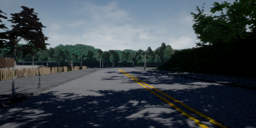
#> input picture OPENCV LANE DETECTION/inputs/00.png, 256 x 128 px; its folder holds only this picture in this run
$ python watershed.py   (older library calls are emulated)
#> lines starting #> are read from the running program, lines starting #| are printed output that depends on the picture; after the words box and inside, x2 and y2 are one past the last pixel; in counts of white or black regions, pixels touching at a corner belong together
from skimage.feature import peak_local_max
from skimage.morphology import watershed
from scipy import ndimage
import numpy as np
import argparse
import glob
import imutils
import cv2

def kmeans_color_quantization(image, clusters=8, rounds=1):
    h, w = image.shape[:2]
    samples = np.zeros([h*w,3], dtype=np.float32)
    count = 0

    for x in range(h):
        for y in range(w):
            samples[count] = image[x][y]
            count += 1

    compactness, labels, centers = cv2.kmeans(samples,
            clusters,
            None,
            (cv2.TERM_CRITERIA_EPS + cv2.TERM_CRITERIA_MAX_ITER, 10000, 0.0001),
            rounds,
            cv2.KMEANS_RANDOM_CENTERS)

    centers = np.uint8(centers)
    res = centers[labels.flatten()]
    return res.reshape((image.shape))
def kmeans_color_quantization(image, clusters=8, rounds=1):
    h, w = image.shape[:2]
    samples = np.zeros([h*w,3], dtype=np.float32)
    count = 0

    for x in range(h):
        for y in range(w):
            samples[count] = image[x][y]
            count += 1

    compactness, labels, centers = cv2.kmeans(samples,
            clusters,
            None,
            (cv2.TERM_CRITERIA_EPS + cv2.TERM_CRITERIA_MAX_ITER, 10000, 0.0001),
            rounds,
            cv2.KMEANS_RANDOM_CENTERS)

    centers = np.uint8(centers)
    res = centers[labels.flatten()]
    return res.reshape((image.shape))
def stackAndShow(a, b):
    horiz = np.vstack((a, b))
    cv2.imshow('image', horiz)
    return cv2.waitKey(0)

def perspective_transform(img, src, dst):
    """
     Convert the vehicle’s camera view of the scene into a top-down “bird’s-eye” view.
        Parameters:
            img: Input image.
            src: Source points.
            dst: Destination points.
    """
    image_shape = img.shape
    img_size = (image_shape[1], image_shape[0])
    # Given src and dst points, calculate the perspective transform matrix
    M = cv2.getPerspectiveTransform(src, dst)
    Minv = cv2.getPerspectiveTransform(dst, src)
    # Warp the image using OpenCV warpPerspective()
    warped = cv2.warpPerspective(img, M, img_size)
    # Return the resulting image and matrix
    return warped, M, Minv

def transform(path):
#> called with path = 'inputs/00.png'
    image = cv2.imread(path)
#> image is the input picture: shape (128, 256, 3); mean B, G, R 76.3, 70.1, 61.3
    image = cv2.resize(image, (0,0), fx=2, fy=2)
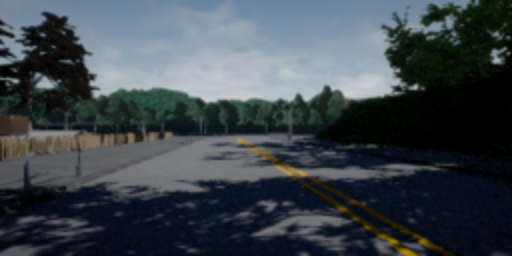
#> image: shape (256, 512, 3); mean B, G, R 76.3, 70, 61.2
    val = 20
    shifted = cv2.pyrMeanShiftFiltering(image, val, val)
    cv2.imshow('shifted', shifted)
    shifted = kmeans_color_quantization(shifted, clusters = 5)
#> after the loop in kmeans_color_quantization, `for x in range(h):`: count = 131072
#> in kmeans_color_quantization, `compactness, labels, centers = cv2.kmeans(samples, clusters, None, (cv..`: compactness = 78107911.9; centers = [[38.55, 104.2, 125.3], [104.1, 101.7, 99.53], [20.35, 15.14, 8.48], [54.61, 54.69, 44.33], [175.9, 160.2, 143]]
#> in kmeans_color_quantization, `centers = np.uint8(centers)`: centers = [[38, 104, 125], [104, 101, 99], [20, 15, 8], [54, 54, 44], [175, 160, 143]]
#> in kmeans_color_quantization, `return res.reshape((image.shape))`:
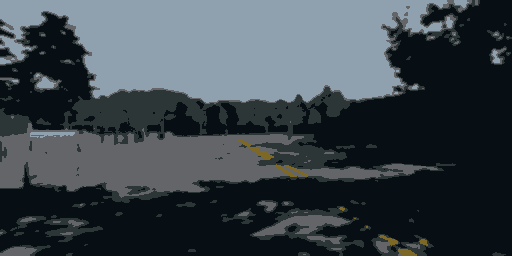
#> returned value: shape (256, 512, 3); mean of channels 0, 1, 2 75.4, 69.1, 60; drawn as B, G, R
    gray = cv2.cvtColor(shifted, cv2.COLOR_BGR2GRAY)
    thresh = cv2.threshold(gray, 0, 255,cv2.THRESH_BINARY | cv2.THRESH_OTSU)[1]
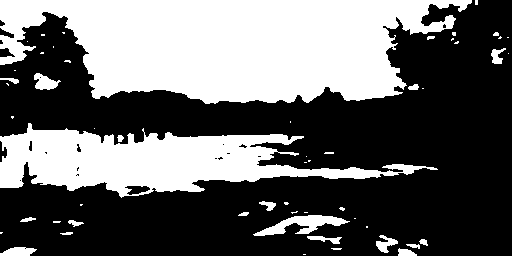
#> thresh: shape (256, 512); 39.8% white; 55 white regions (34 under 20 px), largest, box (x1, y1, x2, y2) and area: (0, 0, 472, 104) 34372, (0, 123, 438, 198) 15107, (253, 215, 350, 236) 872
    cv2.imshow("Thresh", thresh)


    return stackAndShow(image, shifted)
#> in stackAndShow, `horiz = np.vstack((a, b))`:
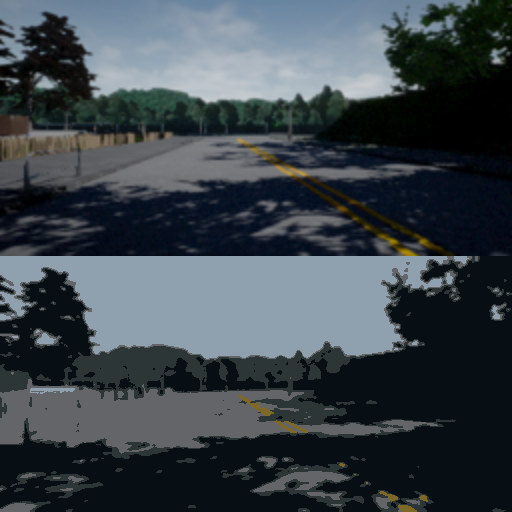
#> horiz: shape (512, 512, 3); mean B, G, R 75.8, 69.6, 60.6
#> (key q is pressed here)


if __name__ == "__main__":
    for path in sorted(glob.glob('inputs/*'), reverse=True):
        returnval = transform(path)
#> returnval = 113
        if returnval == ord('q'):
            break

$ run again, on OPENCV LANE DETECTION/inputs/10.png
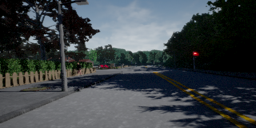
#> input picture OPENCV LANE DETECTION/inputs/10.png, 256 x 128 px
#> in transform, image is the input picture: shape (128, 256, 3); mean B, G, R 70.9, 67.4, 61.5
#> image: shape (256, 512, 3)
#> after the loop in kmeans_color_quantization, `for x in range(h):`: count = 131072
#> in kmeans_color_quantization, `compactness, labels, centers = cv2.kmeans(samples, clusters, None, (cv..`: compactness = 74645886.2; centers = [[178.1, 162.4, 145.2], [16.78, 57.73, 91.18], [15.47, 13.09, 8.67], [54.04, 56.29, 47.17], [109.9, 107.6, 106.4]]
#> in kmeans_color_quantization, `centers = np.uint8(centers)`: centers = [[178, 162, 145], [16, 57, 91], [15, 13, 8], [54, 56, 47], [109, 107, 106]]
#> in transform, `thresh = cv2.threshold(gray, 0, 255,cv2.THRESH_BINARY | cv2.THRESH_OTS..`:
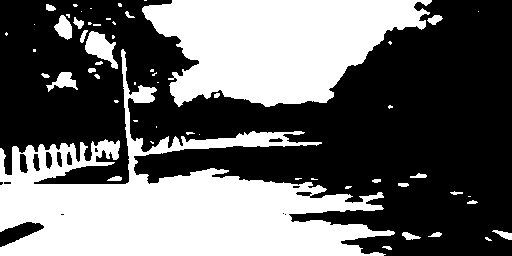
#> thresh: shape (256, 512); 41.4% white; 57 white regions (32 under 20 px), largest, box (x1, y1, x2, y2) and area: (0, 49, 395, 256) 31074, (142, 0, 432, 107) 20727, (85, 31, 118, 69) 638
#> in stackAndShow, `horiz = np.vstack((a, b))`:
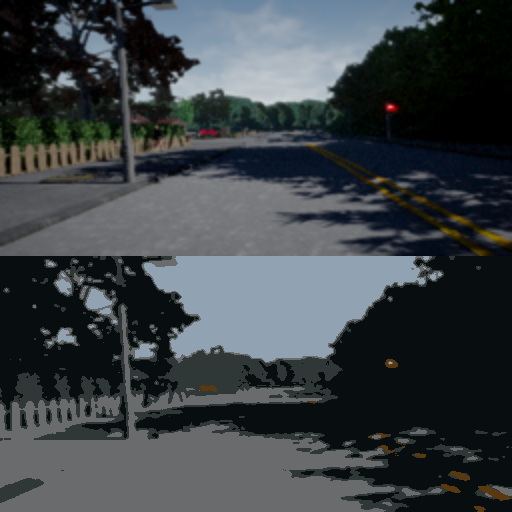
#> horiz: shape (512, 512, 3); mean B, G, R 70.3, 66.9, 60.9
#> returnval = 113

$ run again, on OPENCV LANE DETECTION/inputs/11.png
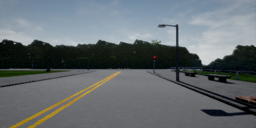
#> input picture OPENCV LANE DETECTION/inputs/11.png, 256 x 128 px
#> in transform, image is the input picture: shape (128, 256, 3); mean B, G, R 111.9, 108.4, 101.2
#> image: shape (256, 512, 3)
#> after the loop in kmeans_color_quantization, `for x in range(h):`: count = 131072
#> in kmeans_color_quantization, `compactness, labels, centers = cv2.kmeans(samples, clusters, None, (cv..`: compactness = 63039873.6; centers = [[105.5, 102.3, 100.7], [64.78, 64.68, 60.91], [16.09, 20.81, 13.32], [113.2, 119.9, 122.2], [176.7, 163.4, 148]]
#> in kmeans_color_quantization, `centers = np.uint8(centers)`: centers = [[105, 102, 100], [64, 64, 60], [16, 20, 13], [113, 119, 122], [176, 163, 147]]
#> in transform, `thresh = cv2.threshold(gray, 0, 255,cv2.THRESH_BINARY | cv2.THRESH_OTS..`:
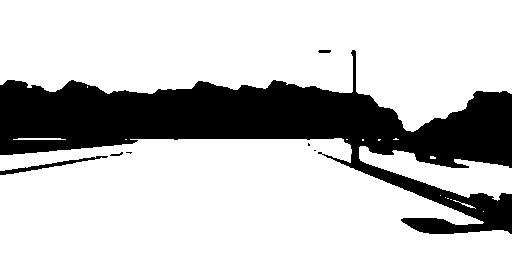
#> thresh: shape (256, 512); 75.3% white; 7 black regions (3 under 20 px), largest, box (x1, y1, x2, y2) and area: (0, 50, 512, 234) 31886, (0, 156, 108, 175) 367, (318, 50, 331, 53) 36, (110, 152, 123, 156) 26
#> in stackAndShow, `horiz = np.vstack((a, b))`:
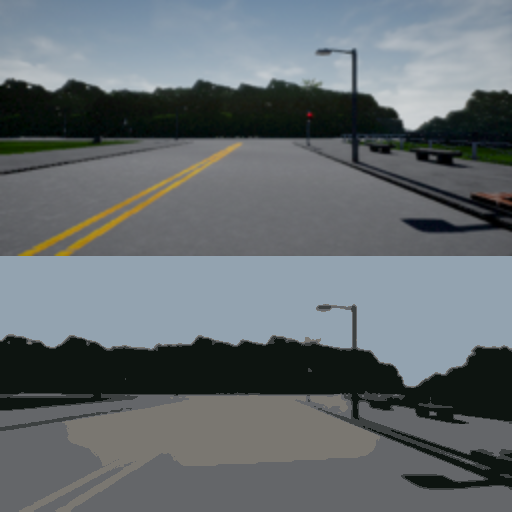
#> horiz: shape (512, 512, 3); mean B, G, R 111.5, 107.9, 100.6
#> returnval = 113

$ run again, on OPENCV LANE DETECTION/inputs/12.png
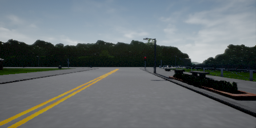
#> input picture OPENCV LANE DETECTION/inputs/12.png, 256 x 128 px
#> in transform, image is the input picture: shape (128, 256, 3); mean B, G, R 113, 110.4, 103.5
#> image: shape (256, 512, 3)
#> after the loop in kmeans_color_quantization, `for x in range(h):`: count = 131072
#> in kmeans_color_quantization, `compactness, labels, centers = cv2.kmeans(samples, clusters, None, (cv..`: compactness = 57385392.7; centers = [[52.89, 137, 163.4], [75.78, 75.83, 73.62], [16.25, 21.67, 14.21], [115.1, 112.1, 110.7], [178, 165.4, 150.4]]
#> in kmeans_color_quantization, `centers = np.uint8(centers)`: centers = [[52, 136, 163], [75, 75, 73], [16, 21, 14], [115, 112, 110], [177, 165, 150]]
#> in transform, `thresh = cv2.threshold(gray, 0, 255,cv2.THRESH_BINARY | cv2.THRESH_OTS..`:
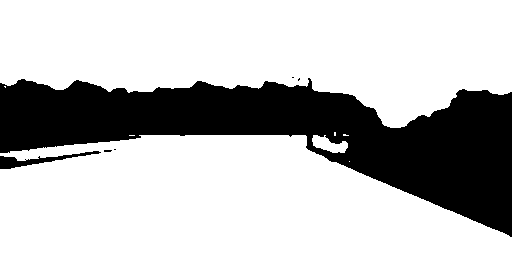
#> thresh: shape (256, 512); 73.2% white; 6 black regions (4 under 20 px), largest, box (x1, y1, x2, y2) and area: (0, 78, 512, 237) 34570, (0, 151, 101, 169) 533
#> in stackAndShow, `horiz = np.vstack((a, b))`:
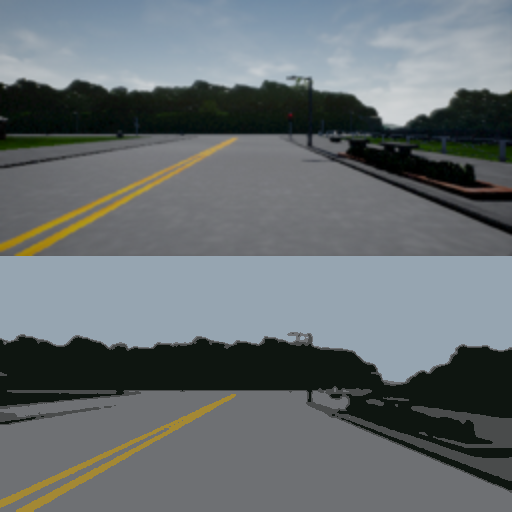
#> horiz: shape (512, 512, 3); mean B, G, R 112.7, 110.1, 103.1
#> returnval = 113
